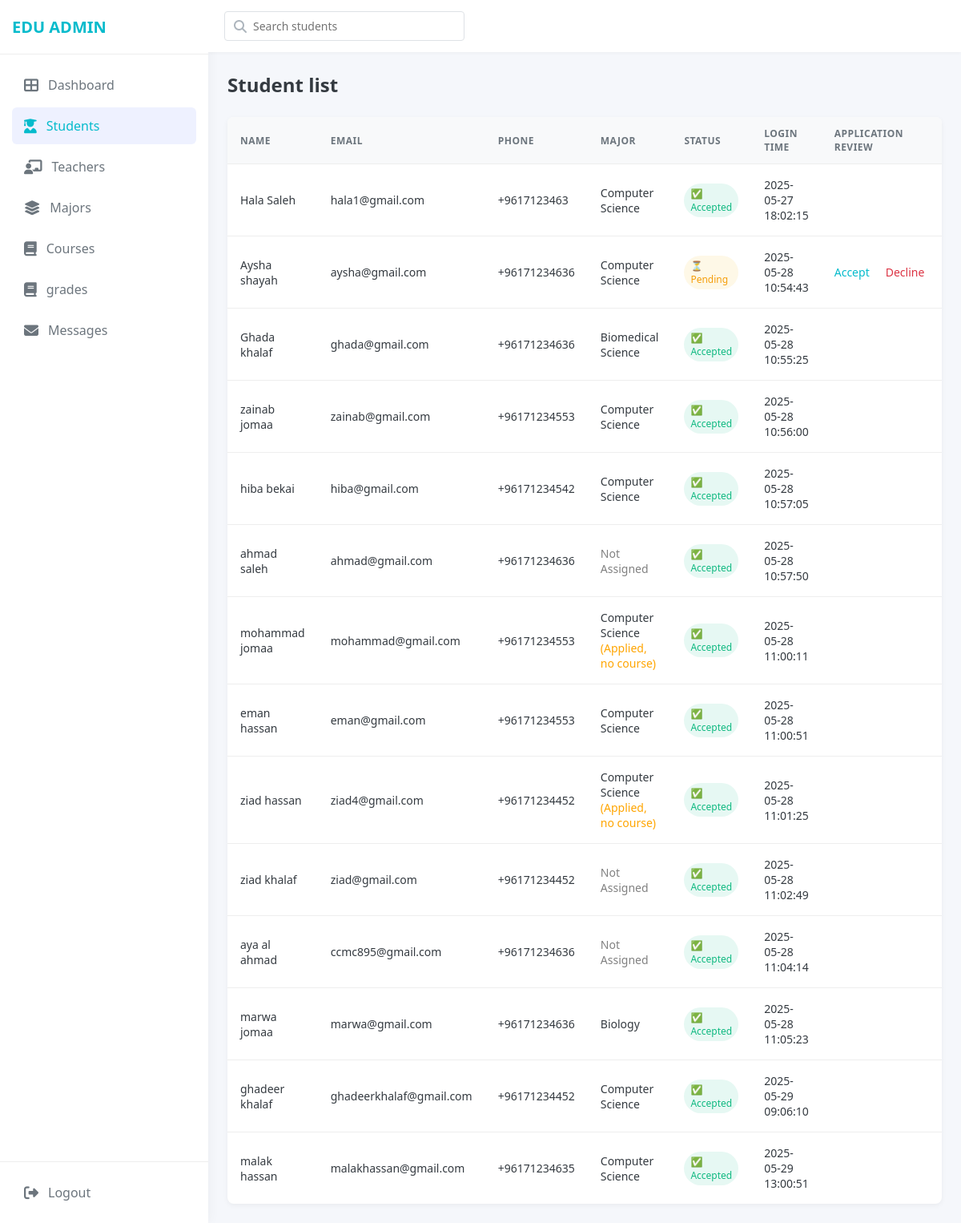
The app's page /students.php (signed in) with its own data.
### tables this page shows
CREATE TABLE IF NOT EXISTS `users` (
  `id` int NOT NULL AUTO_INCREMENT,
  `email` varchar(100) DEFAULT NULL,
  `password` varchar(255) DEFAULT NULL,
  `role` enum('student','teacher','admin') DEFAULT NULL,
  `first_name` varchar(100) DEFAULT NULL,
  `last_name` varchar(100) DEFAULT NULL,
  `username` varchar(50) DEFAULT NULL,
  `reset_token` varchar(255) DEFAULT NULL,
  `reset_token_expire` datetime DEFAULT NULL,
  `login_time` datetime DEFAULT CURRENT_TIMESTAMP,
  `major_id` int DEFAULT NULL,
  `phone` varchar(20) DEFAULT NULL,
  PRIMARY KEY (`id`),
  UNIQUE KEY `email` (`email`),
  KEY `username_2` (`username`),
  KEY `username_3` (`username`)
);

### students.php (the view, shortened to what this page needs)
<?php
include 'db.php';
$sql = "
SELECT
    u.id,
    u.first_name,
    u.last_name,
    u.email,
    u.phone,  -- ✅ Add this line
    u.login_time,
    sa.major AS applied_major_id,
    sa.approved,
    m1.major_name AS applied_major_name,
    m2.major_name AS enrolled_major_name
FROM users u
LEFT JOIN student_applications sa ON u.id = sa.user_id
LEFT JOIN major m1 ON sa.major = m1.id
LEFT JOIN (
    SELECT
        e.user_id,
        MAX(c.major_id) AS major_id,
        MAX(m.major_name) AS major_name
    FROM enrollments e
    JOIN course c ON e.course_id = c.id
    JOIN major m ON c.major_id = m.id
    GROUP BY e.user_id
) AS m2 ON m2.user_id = u.id
WHERE u.role = 'student'
";
$result = $conn->query($sql);
?>
<!DOCTYPE html>
<html lang="en">
<head>
  <link rel="stylesheet" href="https://cdnjs.cloudflare.com/ajax/libs/font-awesome/6.4.0/css/all.min.css">
  <link rel="stylesheet" href="student.css">
</head>
<body>
<div class="dashboard-container">
  <div class="sidebar">
    <div class="sidebar-header"><h1 class="logo">EDU ADMIN</h1></div>
    <div class="sidebar-menu">
      <nav>
        <a href="dashboard.php" class="menu-item"><i class="fas fa-th-large"></i><span>Dashboard</span></a>
        <a href="students.php" class="menu-item active"><i class="fas fa-user-graduate"></i><span>Students</span></a>
        <a href="admin teacher.php" class="menu-item "><i class="fas fa-chalkboard-teacher"></i><span>Teachers</span></a>
          <a href="majors.php" class="menu-item "><i class="fas fa-layer-group"></i><span>Majors</span></a>
        <a href="courses.php" class="menu-item"><i class="fas fa-book"></i><span>Courses</span></a>
                        <a href="admin_grades.php" class="menu-item"><i class="fas fa-book"></i><span>grades</span></a>
                <a href="admin_messages.php" class="menu-item "><i class="fas fa-envelope"></i><span>Messages</span></a>
      </nav>
    </div>
    <div class="sidebar-footer">
      <a href="admin_logout.php" class="menu-item"><i class="fas fa-sign-out-alt"></i><span>Logout</span></a>
    </div>
  </div>
  <div class="main-content">
    <header class="top-nav">
      <div class="search-container"><i class="fas fa-search"></i><input type="search" placeholder="Search students" class="search-input"></div>
    </header>
    <main class="dashboard-content">
      <h1 class="page-title">Student list</h1>
      <div class="table-container">
        <table class="data-table">
          <thead>
            <tr>
              <th>Name</th>
              <th>Email</th>
              <th>Phone</th>
              <th>Major</th>
              <th>Status</th>
              <th>login time</th>
              <th>Application review</th>
            </tr>
          </thead>
          <tbody>
            <?php while ($row = $result->fetch_assoc()): ?>
      <tr>
<td><?= htmlspecialchars($row['first_name'] . ' ' . $row['last_name']) ?></td>
        <td><?= htmlspecialchars($row['email'] ?? '') ?></td>
          <td><?= htmlspecialchars($row['phone'] ?? 'N/A') ?></td>
<td>
  <?php if ($row['enrolled_major_name']): ?>
    <?= htmlspecialchars($row['enrolled_major_name']) ?>
  <?php elseif ($row['applied_major_name']): ?>
    <?= htmlspecialchars($row['applied_major_name']) ?>
    <span style="color: orange;"> (Applied, no course)</span>
  <?php else: ?>
    <span style="color: gray;">Not Assigned</span>
  <?php endif; ?>
</td>
      <td>
  <?php if (is_null($row['approved'])): ?>
    <span class="status pending">—</span>
  <?php elseif ($row['approved'] == 1): ?>
    <span class="status active">✅ Accepted</span>
  <?php elseif ($row['approved'] == -1): ?>
    <span class="status inactive">❌ Declined</span>
  <?php else: ?>
    <span class="status pending">⏳ Pending</span>
  <?php endif; ?>
</td>
        <td><?= htmlspecialchars($row['login_time'] ?? 'N/A') ?></td>
   <td>
  <?php if ($row['approved'] === "0" || $row['approved'] === 0): ?>
    <div style="display: inline-flex; gap: 10px;">
      <form method="POST" action="approve_student.php" style="display:inline;">
        <button type="submit" class="action-link approve">Accept</button>
      </form>
      <form method="POST" action="approve_student.php" style="display:inline;">
        <button type="submit" class="action-link decline" onclick="return confirm('Are you sure you want to decline this student?')">Decline</button>
      </form>
    </div>
  <?php endif; ?>
</td>
      </tr>
    <?php endwhile; ?>
          </tbody>
        </table>
        </div>
      </div>
  </div>
</body>
</html>

### student.css (style rules this page uses)
* { margin: 0; padding: 0; box-sizing: border-box; font-family: 'Segoe UI', Tahoma, Geneva, Verdana, sans-serif; }
body { background-color: #f5f7fb; color: #333; }
a { text-decoration: none; color: inherit; }
.dashboard-container { display: flex; min-height: 100vh; }
.sidebar { width: 260px; background-color: #fff; box-shadow: 0 0 15px rgba(0, 0, 0, 0.05); display: flex; flex-direction: column; transition: all 0.3s ease; }
.sidebar-header { padding: 20px 15px; border-bottom: 1px solid #eee; display: flex; align-items: center; }
.logo { font-size: 20px; font-weight: 700; color: #06BBCC; }
.sidebar-menu { flex-grow: 1; padding: 15px; }
.sidebar-menu nav { display: flex; flex-direction: column; gap: 5px; }
.menu-item { display: flex; align-items: center; padding: 12px 15px; border-radius: 6px; color: #6c757d; transition: all 0.2s ease; }
.menu-item i { margin-right: 12px; font-size: 18px; }
.menu-item.active { background-color: #eef1ff; color: #06BBCC; }
.sidebar-footer { padding: 15px; border-top: 1px solid #eee; }
.main-content { flex: 1; display: flex; flex-direction: column; overflow-x: hidden; }
.top-nav { background-color: #fff; box-shadow: 0 2px 4px rgba(0, 0, 0, 0.03); padding: 0 20px; height: 65px; display: flex; align-items: center; justify-content: space-between; position: sticky; top: 0; z-index: 100; }
.search-container { position: relative; width: 300px; }
.search-container i { position: absolute; left: 12px; top: 50%; transform: translateY(-50%); color: #adb5bd; }
.search-input { width: 100%; padding: 8px 12px 8px 35px; border: 1px solid #dee2e6; border-radius: 4px; font-size: 14px; outline: none; transition: border-color 0.3s; }
.dashboard-content { padding: 24px; flex: 1; }
.page-title { font-size: 24px; font-weight: 600; color: #343a40; margin-bottom: 24px; }
.table-container { background-color: #fff; border-radius: 8px; box-shadow: 0 2px 6px rgba(0, 0, 0, 0.05); overflow: hidden; }
.data-table { width: 100%; border-collapse: collapse; }
.data-table th { background-color: #f8f9fa; text-align: left; padding: 12px 16px; font-size: 12px; font-weight: 600; color: #6c757d; text-transform: uppercase; letter-spacing: 0.5px; }
.data-table td { padding: 16px; border-top: 1px solid #eee; font-size: 14px; color: #343a40; }
.status { padding: 4px 8px; border-radius: 999px; font-size: 12px; font-weight: 500; display: inline-block; }
.status.active { background-color: #e6f8f3; color: #10b981; }
.status.pending { background-color: #fef8e7; color: #f59e0b; }
.action-link { font-size: 14px; font-weight: 500; }
.action-link { font-size: 14px; font-weight: 500; text-decoration: none; margin-right: 10px; background: none; border: none; padding: 0; font: inherit; cursor: pointer; }
.action-link.approve { color: #06BBCC; }
.action-link.decline, .action-link.delete { color: #dc3545; }

### records on screen
users: first_name+last_name "Hala Saleh", email "hala1@gmail.com", phone "+9617123463", enrolled_major_name "Computer Science", shows "✅ Accepted", login_time "2025-05-27 18:02:15"
users: first_name+last_name "Aysha shayah", email "aysha@gmail.com", phone "+96171234636", enrolled_major_name "Computer Science", shows "⏳ Pending", login_time "2025-05-28 10:54:43"
users: first_name+last_name "Ghada khalaf", email "ghada@gmail.com", phone "+96171234636", enrolled_major_name "Biomedical Science", shows "✅ Accepted", login_time "2025-05-28 10:55:25"
users: first_name+last_name "zainab jomaa", email "zainab@gmail.com", phone "+96171234553", enrolled_major_name "Computer Science", shows "✅ Accepted", login_time "2025-05-28 10:56:00"
users: first_name+last_name "hiba bekai", email "hiba@gmail.com", phone "+96171234542", enrolled_major_name "Computer Science", shows "✅ Accepted", login_time "2025-05-28 10:57:05"
users: first_name+last_name "ahmad saleh", email "ahmad@gmail.com", phone "+96171234636", shows "Not Assigned", shows "✅ Accepted", login_time "2025-05-28 10:57:50"
users: first_name+last_name "mohammad jomaa", email "mohammad@gmail.com", phone "+96171234553", applied_major_name "Computer Science", shows "✅ Accepted", login_time "2025-05-28 11:00:11"
users: first_name+last_name "eman hassan", email "eman@gmail.com", phone "+96171234553", enrolled_major_name "Computer Science", shows "✅ Accepted", login_time "2025-05-28 11:00:51"
users: first_name+last_name "ziad hassan", email "ziad4@gmail.com", phone "+96171234452", applied_major_name "Computer Science", shows "✅ Accepted", login_time "2025-05-28 11:01:25"
users: first_name+last_name "ziad khalaf", email "ziad@gmail.com", phone "+96171234452", shows "Not Assigned", shows "✅ Accepted", login_time "2025-05-28 11:02:49"
users: first_name+last_name "aya al ahmad", email "ccmc895@gmail.com", phone "+96171234636", shows "Not Assigned", shows "✅ Accepted", login_time "2025-05-28 11:04:14"
users: first_name+last_name "marwa jomaa", email "marwa@gmail.com", phone "+96171234636", enrolled_major_name "Biology", shows "✅ Accepted", login_time "2025-05-28 11:05:23"
users: first_name+last_name "ghadeer khalaf", email "ghadeerkhalaf@gmail.com", phone "+96171234452", enrolled_major_name "Computer Science", shows "✅ Accepted", login_time "2025-05-29 09:06:10"
users: first_name+last_name "malak hassan", email "malakhassan@gmail.com", phone "+96171234635", enrolled_major_name "Computer Science", shows "✅ Accepted", login_time "2025-05-29 13:00:51"
